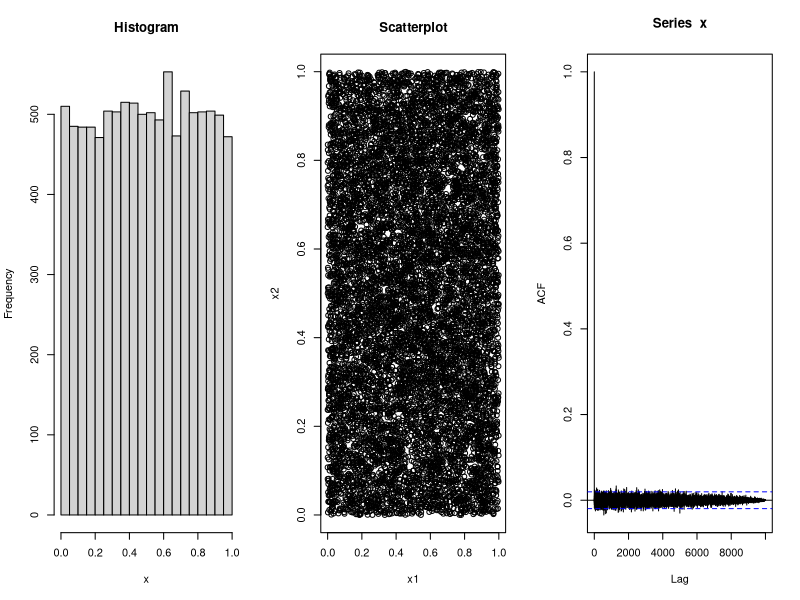
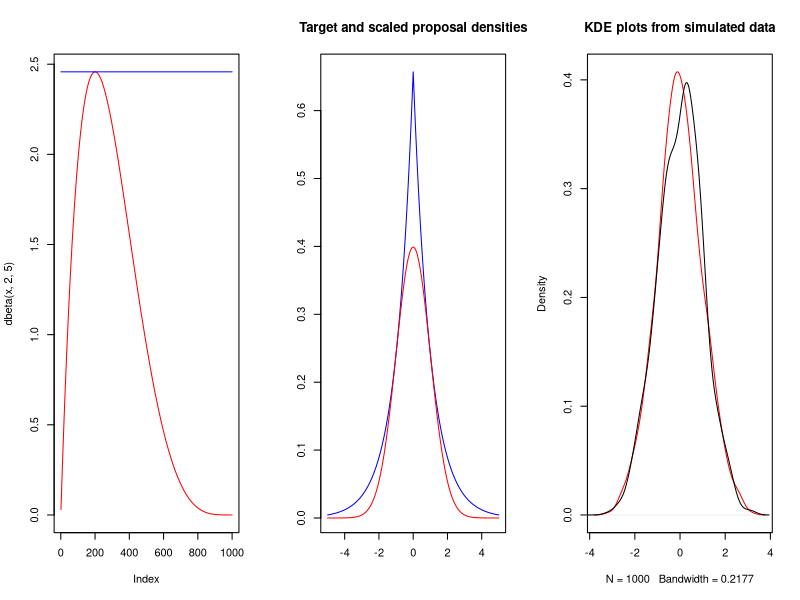

These charts were generated, in order, by the following R code: (Note: this script raises an error after producing the figures.)
## ---- chunk 1
knitr::opts_chunk$set(echo = TRUE)
## ---- chunk 2
Nsim=10^4 #number of random numbers
x=runif(Nsim)
x1=x[-Nsim] #vectors to plot
x2=x[-1] #adjacent pairs
par(mfrow=c(1,3))
hist(x,main="Histogram")
plot(x1,x2, main="Scatterplot")
acf(x, "Autocovariance Function")
## ---- chunk 3
x <- 1:1000/1001
M <- optimize(f=function(x){dbeta(x,2,5)}, interval=c(0,1),maximum=T)$objective
plot(dbeta(x,2,5),type="l",col="red")
points(rep(M,1000),type="l",col="blue")
## ---- chunk 4
M <- optimize(f=function(x){dnorm(x)/dexp(abs(x))*2}, interval=c(0,5),maximum=T)$objective

# returns a single accepted sample from standard doubly exp. proposal and N(0,1) target
acc_rej_dexp_norm <- function(M,a,b){
  U <- runif(1)*M
  sings <- c(-1,1)
  Y <- rexp(1)*sample(sings,1) # doubly exponential
  while (U>dnorm(Y)/dexp(abs(Y))/2/M){
    U <- runif(1)*M
    Y <- rexp(1)*sample(sings,1)
  }
  return(Y)
}

x <- 1:5000/1001
plot(c(-rev(x),x),M*c(rev(dexp(x))/2,dexp(x)/2),type="l",col="blue",xlab="",ylab="",
     main="Target and scaled proposal densities")
points(c(-rev(x),x),c(rev(dnorm(x)),dnorm(x)),type="l",col="red")

set.seed(517)
N <- 1000
X <- rep(0,N)
for(n in 1:N){
  X[n] <- acc_rej_dexp_norm(M,a,b)
}
plot(density(X),col="red",main="KDE plots from simulated data")
points(density(rnorm(N)),type="l")
## ---- chunk 5
knitr::include_graphics('../Plots/numerical_integration/local_constant_rule.png')
knitr::include_graphics('../Plots/numerical_integration/local_linear_rule.png')
knitr::include_graphics('../Plots/numerical_integration/local_quadratic_rule.png')
## ---- chunk 6
set.seed(696)
x=rexp(10^5)
wein=dnorm(x)/dexp(x)
# boxplot(wein/sum(wein))
plot(cumsum(wein*(x>2)*(x<6))/cumsum(rep(1,10^5)),type="l",ylim=c(0,0.05))
abline(a=pnorm(6)-pnorm(2),b=0,col="sienna")

x <- 6*(1:1000)/1001
plot(x,dnorm(x)/dexp(x),type="l")
points(x,dexp(x),type="l",col="blue")
abline(v=c(2,6),lty=2)
## ---- chunk 7
set.seed(696)
x=rexp(10^5)
wein=dcauchy(x)/dexp(x)
# boxplot(wein/sum(wein))
plot(cumsum(wein*(x>2)*(x<6))/cumsum(rep(1,10^5)),type="l",ylim=c(0,0.3))
abline(a=pcauchy(6)-pcauchy(2),b=0,col="sienna")

x <- 6*(1:1000)/1001
plot(x,dcauchy(x)/dexp(x),type="l",ylim=c(0,3))
points(x,dexp(x),type="l",col="blue")
abline(v=c(2,6),lty=2)
## ---- chunk 8
set.seed(491)
x=rnorm(10^3)
wein=dcauchy(x)/dnorm(x)
# boxplot(wein/sum(wein))
plot(cumsum(wein*(x>2)*(x<6))/cumsum(rep(1,10^3)),type="l",ylim=c(0,0.3))
abline(a=pcauchy(6)-pcauchy(2),b=0,col="sienna")

x <- 6*(1:1000)/1001
plot(x,dcauchy(x)/dnorm(x),type="l",ylim=c(0,10))
points(x,dnorm(x),type="l",col="blue")
abline(v=c(2,6),lty=2)
